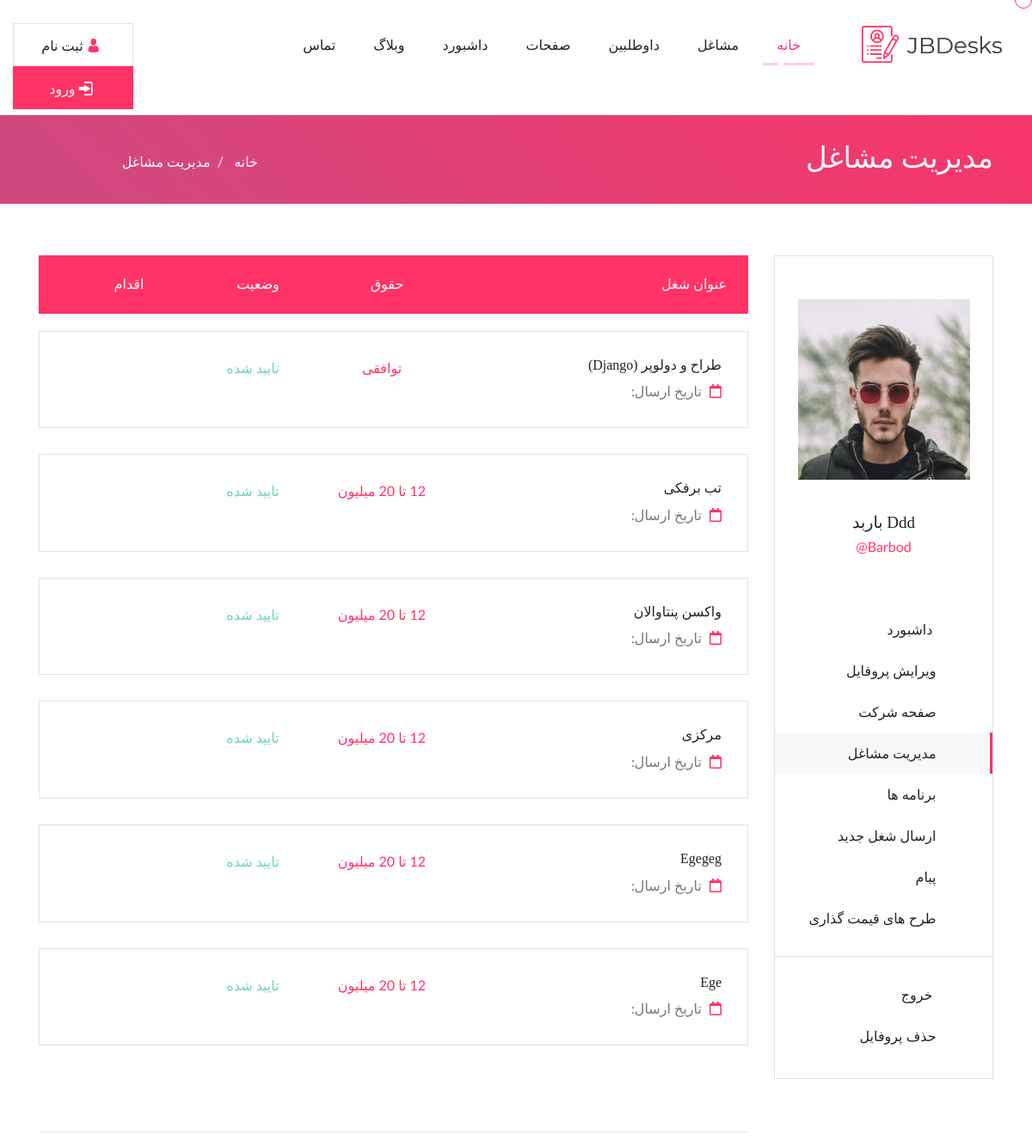
Page /dashboard/ (signed in) on the earlier database version.
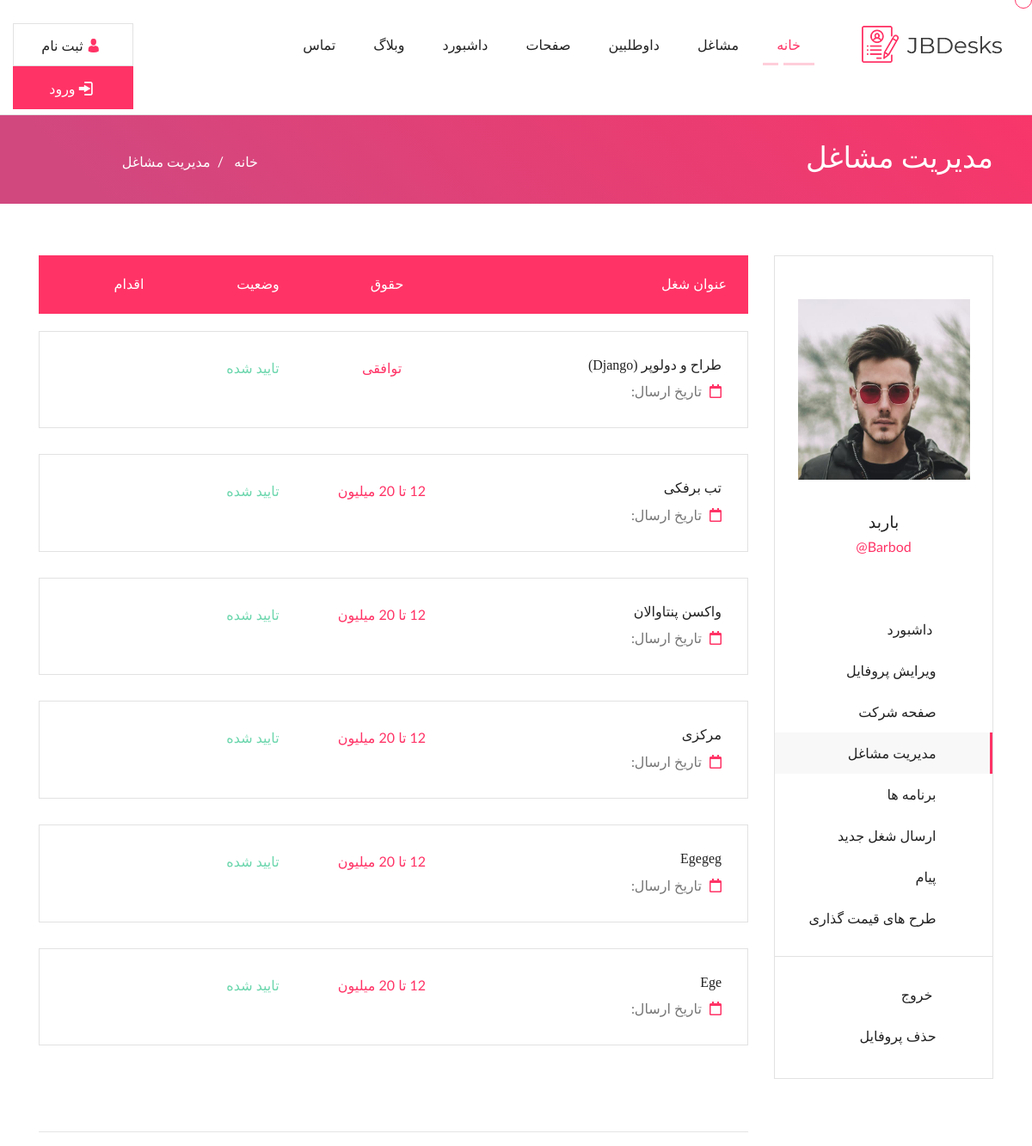
Same page on the later database version.
### account/models.py (models this page shows)
class User(AbstractUser):
    email = models.EmailField(max_length=200,unique=True,verbose_name='ایمیل')
    phone = models.CharField(max_length=12, blank=True,null=True, verbose_name='تلفن')
    github=models.URLField(verbose_name='لینک گیتهاب',null=True,blank=True)
    linkendin=models.URLField(verbose_name='لینکندین',null=True,blank=True)
    website=models.URLField(verbose_name='وبسایت شما',null=True,blank=True)
    facebook=models.URLField(verbose_name='لینک فیسبوک',null=True,blank=True)
    instagram=models.URLField(verbose_name='لینک اینستاگرام',null=True,blank=True)
    telegram=models.URLField(verbose_name='تلگرام',null=True,blank=True)
    whatsApp=models.CharField(verbose_name='واتساپ',null=True,blank=True,max_length=50)
    Employee = models.BooleanField(default=False, verbose_name='آیا کارجو هستید؟')
    employer = models.BooleanField(default=False, verbose_name='آیا کارفرما هستید؟')
    avatar=models.ImageField(upload_to='avatars',verbose_name='تصویر شما',null=True,blank=True)
    special_user = models.DateTimeField(default=timezone.now, verbose_name="کاربر ویژه تا")
    is_membership = models.DateTimeField(default=timezone.now,verbose_name='آکهی های ویژه')
    def is_special_user(self):
        if self.special_user > timezone.now():
            return True
        else:
            return False
    is_special_user.boolean = True
    is_special_user.short_description = "وضعیت کاربر ویژه"
    def is_membership_user(self):
        if self.is_membership > timezone.now():
            return True
        else:
            return False
    is_membership_user.boolean = True
    is_membership_user.short_description = "وضعیت ثبت آگهی ویژه"

### account/views.py (the view)
# urls.py: path('dashboard/', Dashboard.as_view(),name='dashboard'),
class Dashboard(LoginRequiredMixin, ListView):
    template_name = 'registration/dashboard.html'
    paginate_by= 8
    def get_queryset(self):
        if self.request.user.is_superuser:
            return Jobs.objects.all()
        else:
            return Jobs.objects.filter(author=self.request.user)

### templates/registration/dashboard.html (shortened to what this page needs)
{% extends 'shared/register_base.html' %}
{% block content %}
                <div class="col-lg-9 col-md-12 col-sm-12 col-12">
                    <div class="row">
                        <div class="col-lg-12 col-md-12 col-sm-12 col-12">
                            <div class="job_main_overflow jb_cover">
                                <div class="latest_job_overlow jb_cover">
                                    <div class="manage_jobs_wrapper jb_cover">
                                        <div class="job_list mange_list">
                                            <h6>عنوان شغل</h6>
                                        </div>
                                        <div class="job_list_next mange_list">
                                            <h6>حقوق</h6>
                                        </div>
                                        <div class="job_list_next mange_list">
                                            <h6>وضعیت</h6>
                                        </div>
                                        <div class="job_list_next mange_list">
                                            <h6>اقدام</h6>
                                        </div>
                                    </div>
{% for job in object_list %}
                                    <div class="latest_job_box jb_cover">
                                        <div class="job_list">
                                            <h6><a href="{% url 'job-detail' job.id %}">{{job.title}}</a></h6>
                                            <p> <i class="far fa-calendar"></i> تاریخ ارسال:{{job.datw}}</p>
                                        </div>
                                        <div class="job_list_next">
                                            <p><a href="">{{job.price}}</a></p>
                                        </div>
                                        {% if job.status == 'p' %}
                                        <div class="job_list_next">
                                            <p class="gn">تایید شده</p>
                                        </div>
                                        {% elif job.status == 'i' %}
                                        <div class="job_list_next">
                                            <p class="pen">در انتظار تایید</p>
                                        </div>
                                        {% else %}
                                        <div class="job_list_next">
                                            <p class="ex">منقضی شده</p>
                                        </div>
                                        {% endif %}
                                        <div class="job_list_next">
                                            <ul>
                                                <li><a href="#"><i class="fas fa-eye"></i></a></li>
                                                <li><a href="#"><i class="fas fa-edit"></i></a></li>
                                                <li><a href="#"><i class="fas fa-trash-alt"></i></a></li>
                                            </ul>
                                        </div>
                                    </div>
{% endfor %}
                                {% if page_obj %}
                <div class="blog_pagination_section jb_cover">
                    <br>
                    <hr>
                </div>
    {% endif %}
                                </div>
                            </div>
                        </div>
                    </div>
                </div>
            </div>
        </div>
    </div>
{% endblock  %}

### templates/shared/register_base.html (shortened to what the changed rows need)
{% load static %}
<!DOCTYPE html>
<html lang="zxx">
<head>
    <link rel="stylesheet" type="text/css" href="{% static 'dashboard/css/animate.css'%}" />
    <link rel="stylesheet" type="text/css" href="{% static 'dashboard/css/bootstrap.min.css'%}" />
    <link rel="stylesheet" type="text/css" href="{% static 'dashboard/css/fonts.css'%}" />
    <link rel="stylesheet" type="text/css" href="{% static 'dashboard/css/flaticon.css'%}" />
    <link rel="stylesheet" type="text/css" href="{% static 'dashboard/css/font-awesome.css'%}" />
    <link rel="stylesheet" type="text/css" href="{% static 'dashboard/css/owl.carousel.css'%}">
    <link rel="stylesheet" type="text/css" href="{% static 'dashboard/css/owl.theme.default.css'%}">
    <link rel="stylesheet" type="text/css" href="{% static 'dashboard/css/dropify.min.css'%}" />
    <link rel="stylesheet" type="text/css" href="{% static 'dashboard/css/jquery-ui.min.css'%}">
    <link rel="stylesheet" type="text/css" href="{% static 'dashboard/css/magnific-popup.css'%}" />
    <link rel="stylesheet" type="text/css" href="{% static 'dashboard/css/nice-select.css'%}" />
    <link rel="stylesheet" type="text/css" href="{% static 'dashboard/css/reset.css'%}" />
    <link rel="stylesheet" type="text/css" href="{% static 'dashboard/css/style.css'%}" />
    <link rel="stylesheet" type="text/css" href="{% static 'dashboard/css/responsive.css'%}" />
</head>
<body>
         <div class="page_title_section">
        <div class="page_header">
            <div class="container">
                <div class="row">
                    <div class="col-xl-9 col-lg-7 col-md-7 col-12 col-sm-12">
                        <h1> مدیریت مشاغل</h1>
                    </div>
                </div>
            </div>
        </div>
    </div>
    <div class="employe_dashboard_wrapper jb_cover">
        <div class="container">
            <div class="row">
                <div class="col-lg-3 col-md-12 col-sm-12 col-12">
                    <div class="emp_dashboard_sidebar jb_cover">
                        <div class="emp_web_profile jb_cover">
                            <img src="{{user.avatar.url}}" alt="{{user.username}}" width='200' height='250' />
                            <h4>{{user.get_full_name}}</h4>
                            <p>{{user.username}}@</p>
                        </div>
                    </div>
                </div>
{% block content %}
{% endblock  %}
</body>
</html>

Differences in the rows shown:
changed User "Barbod": get_full_name "Ddd باربد" → "باربد"
